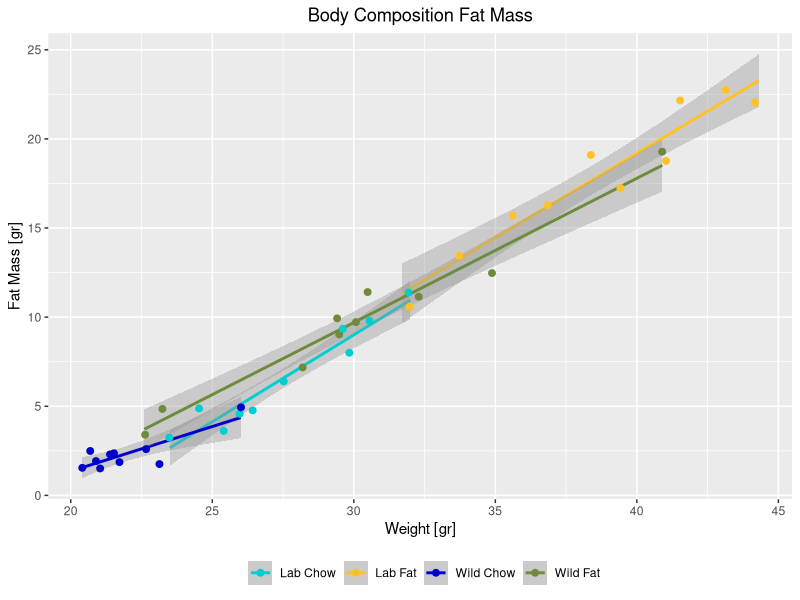
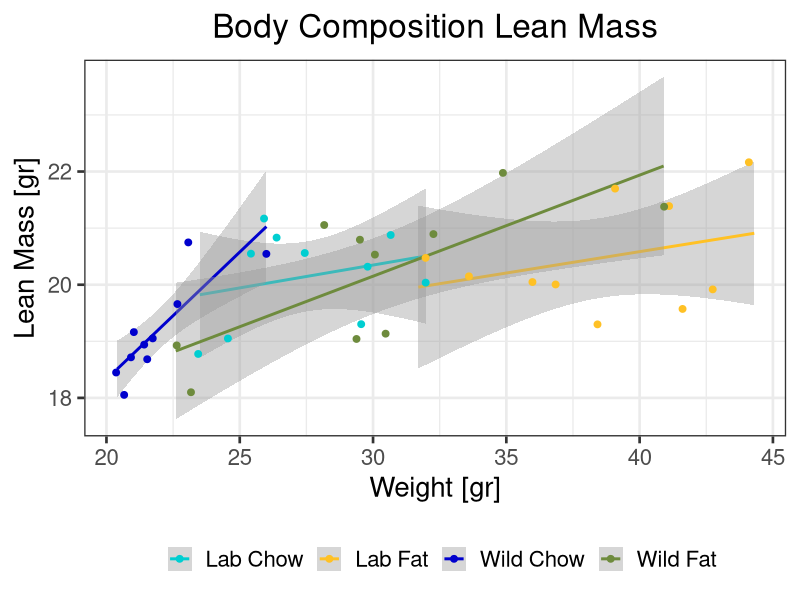
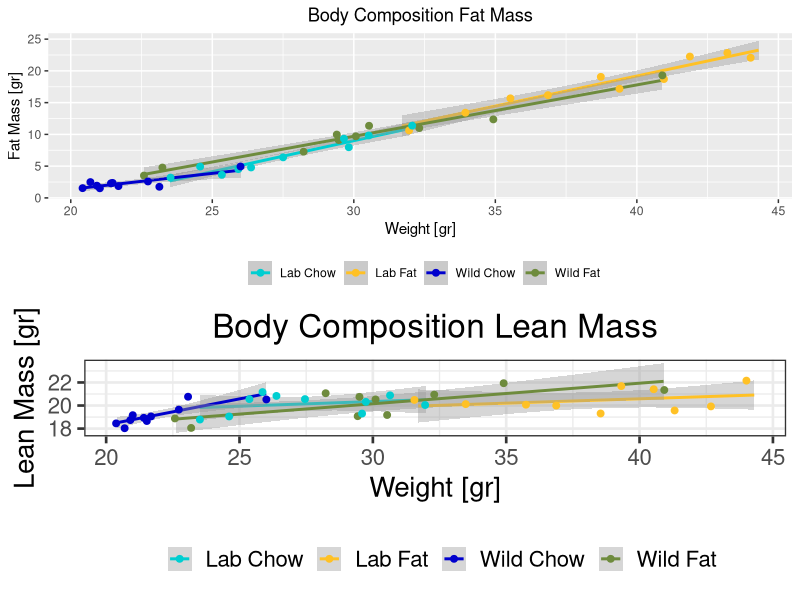

R code for these plots, in order:
## ---- chunk 1
knitr::opts_chunk$set(echo = TRUE)


#setwd("~/Deskto p/Research/NAFLD/Experiments/All Experiments togehter")
library(ggplot2)
library(gdata)
library(rlist)
library(ggpubr)
library(gridBase)
library(gridExtra)
#installation of ggpubr, according to websitehttp://www.sthda.com/english/articles/24-ggpubr-publication-ready-plots/81-ggplot2-easy-way-to-mix-multiple-graphs-on-the-same-page/

cd <- read.csv("BodyCompositionMR.csv")


#Change Date to custome date of R programm, no need now, format is already fine
#cd$Date <- as.Date(cd$Date, "%m/%d/%y")

LChow <- subset(cd, cd$Microbiome == "Lab" & cd$Diet == "Chow")
LFat <- subset(cd, cd$Microbiome == "Lab" & cd$Diet == "High Fat")
WildChow <- subset(cd, cd$Microbiome == "Wildling" & cd$Diet == "Chow")
WildFat <- subset(cd, cd$Microbiome == "Wildling" & cd$Diet == "High Fat")

plotAllFatMass <- ggplot() +
  geom_smooth(method = lm, data = LChow, aes(x = LChow$Weight, y = LChow$Fat, color = "Lab Chow")) +
  geom_smooth(method = lm, data = LFat, aes(x = LFat$Weight, y = LFat$Fat, color = "Lab Fat")) +
  geom_smooth(method = lm, data = WildChow, aes(x = WildChow$Weight, y = WildChow$Fat, color = "Wild Chow")) +
  geom_smooth(method = lm, data = WildFat, aes(x = WildFat$Weight, y = WildFat$Fat, color = "Wild Fat")) +
    geom_jitter(data = LFat, aes(x = LFat$Weight, y = LFat$Fat, color = "Lab Fat"), size = 2) +
    geom_jitter(data = WildFat, aes(x = WildFat$Weight, y = WildFat$Fat, color = "Wild Fat"), size = 2) +
    geom_jitter(data = LChow, aes(x = LChow$Weight, y = LChow$Fat, color = "Lab Chow"), size = 2) +
    geom_jitter(data = WildChow, aes(x = WildChow$Weight, y = WildChow$Fat, color = "Wild Chow"), size =2 ) +
  xlab("Weight [gr]") +
  ylab("Fat Mass [gr]") +
scale_colour_manual("", values = c("darkturquoise","goldenrod1", "blue3", "darkolivegreen4")) +
  theme_set(theme_bw(base_size = 20) ) +
    theme(plot.title = element_text(hjust = 0.5), legend.position = "bottom") +
      ggtitle("Body Composition Fat Mass")

print(plotAllFatMass)


plotAllLeanMass <- ggplot() +
  geom_smooth(method = lm, data = LChow, aes(x = LChow$Weight, y = LChow$Lean, color = "Lab Chow")) +
  geom_smooth(method = lm, data = LFat, aes(x = LFat$Weight, y = LFat$Lean, color = "Lab Fat")) +
  geom_smooth(method = lm, data = WildChow, aes(x = WildChow$Weight, y = WildChow$Lean, color = "Wild Chow")) +
  geom_smooth(method = lm, data = WildFat, aes(x = WildFat$Weight, y = WildFat$Lean, color = "Wild Fat")) +
    geom_jitter(data = LFat, aes(x = LFat$Weight, y = LFat$Lean, color = "Lab Fat"), size = 2) +
    geom_jitter(data = WildFat, aes(x = WildFat$Weight, y = WildFat$Lean, color = "Wild Fat"), size = 2) +
    geom_jitter(data = LChow, aes(x = LChow$Weight, y = LChow$Lean, color = "Lab Chow"), size = 2) +
    geom_jitter(data = WildChow, aes(x = WildChow$Weight, y = WildChow$Lean, color = "Wild Chow"), size =2 ) +
  xlab("Weight [gr]") +
  ylab("Lean Mass [gr]") +
scale_colour_manual("", values = c("darkturquoise","goldenrod1", "blue3", "darkolivegreen4"), breaks = c("Lab Chow", "Lab Fat", "Wild Chow", "Wild Fat")) +
  theme_set(theme_bw(base_size = 20) ) +
    theme(plot.title = element_text(hjust = 0.5), legend.position = "bottom") +
      ggtitle("Body Composition Lean Mass")

print(plotAllLeanMass)

grid.arrange(plotAllFatMass, plotAllLeanMass, ncol = 1)
